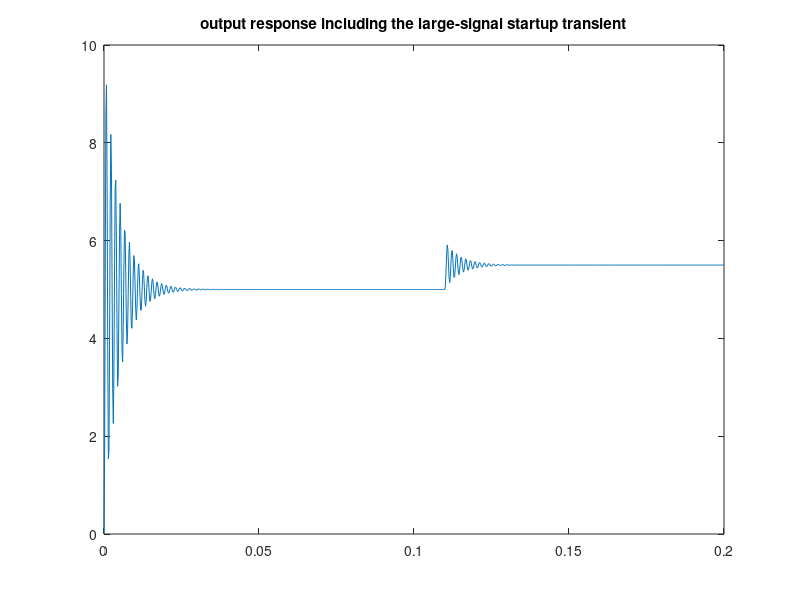
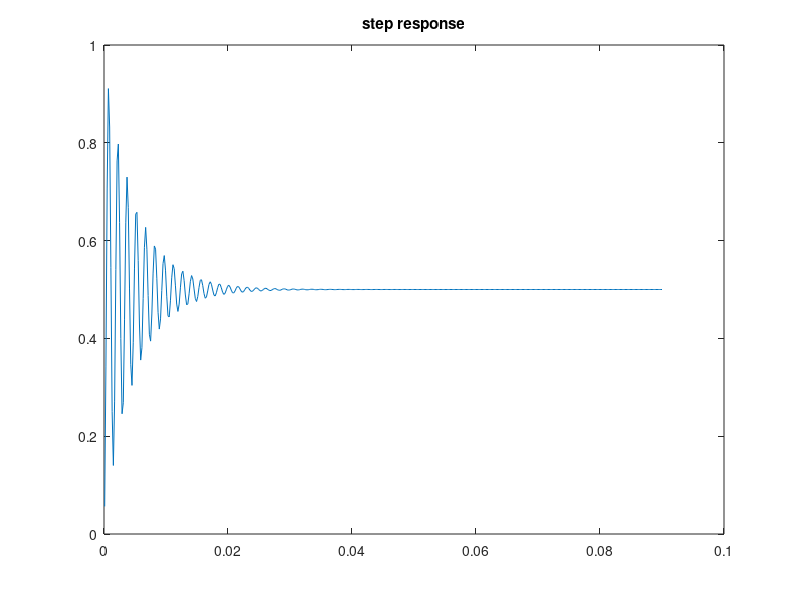

The MATLAB source for these figures, in order: (Note: this script raises an error after producing the figures.)
% 317 things
% Kai Brooks
% github.com/kaibrooks
% 2019
%
% Do a thing 

% Init
clc
close all
clear all
format
rng('shuffle')

L = 560e-6;
C = 100e-6;
R = 25;

% tf parameters k, a1, a2, as functions of L,C,R
K = 1;      % tf dc gain 
a1 = 22.4e-6;     % coeffecient of s^1 in denominator polynomial 
a2 = 56e-9;     % coeffecient of s^2 in denominator polynomial 

tf_LCR = tf(K, [a2, a1, 1]); % tf of rlc network

% t is a vector of 100 time values linearly spaces between 0 and 0.2
t = linspace(0, 0.2, 1000);
u = 5*ones(length(t), 1);
step_time = 0.11; % step the input at step_time
n = find(t >= step_time);
u(n) = u(n) + 0.5; % input containing 10% step at step_time

y = lsim(tf_LCR,u,t); % simulate the lcr network with the desired input

figure(1)
plot(t,y)
title('output response including the large-signal startup transient')

% isolate smal-signal step response
c_prime_0 = y(n(1)-1); % inital output before the step
ys = y(n) - c_prime_0; % small signal output response
ts = t(n) - step_time; % small signal response times

figure(2)
plot(ts, ys)
title('step response')

stepinfo(ys, ts) % obtain step response metrics
